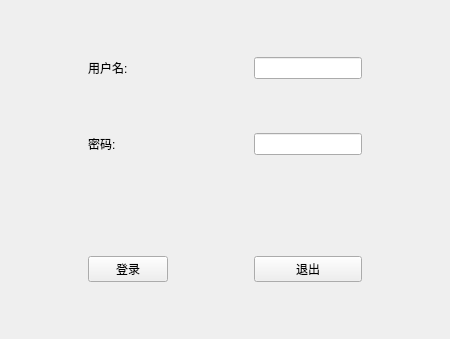
<?xml version="1.0" encoding="UTF-8"?>
<ui version="4.0">
 <class>MainWindow</class>
 <widget class="QMainWindow" name="MainWindow">
  <property name="geometry">
   <rect>
    <x>0</x>
    <y>0</y>
    <width>450</width>
    <height>339</height>
   </rect>
  </property>
  <property name="windowTitle">
   <string>MainWindow</string>
  </property>
  <widget class="QWidget" name="centralwidget">
   <layout class="QVBoxLayout" name="verticalLayout">
    <item>
     <layout class="QGridLayout" name="gridLayout">
      <item row="3" column="3">
       <widget class="QLineEdit" name="lineEdit"/>
      </item>
      <item row="4" column="1">
       <spacer name="verticalSpacer_7">
        <property name="orientation">
         <enum>Qt::Vertical</enum>
        </property>
        <property name="sizeHint" stdset="0">
         <size>
          <width>20</width>
          <height>40</height>
         </size>
        </property>
       </spacer>
      </item>
      <item row="1" column="1">
       <spacer name="verticalSpacer_2">
        <property name="orientation">
         <enum>Qt::Vertical</enum>
        </property>
        <property name="sizeHint" stdset="0">
         <size>
          <width>20</width>
          <height>40</height>
         </size>
        </property>
       </spacer>
      </item>
      <item row="8" column="3">
       <widget class="QPushButton" name="pushButton">
        <property name="text">
         <string>退出</string>
        </property>
       </widget>
      </item>
      <item row="9" column="1">
       <spacer name="verticalSpacer">
        <property name="orientation">
         <enum>Qt::Vertical</enum>
        </property>
        <property name="sizeHint" stdset="0">
         <size>
          <width>20</width>
          <height>40</height>
         </size>
        </property>
       </spacer>
      </item>
      <item row="8" column="1">
       <widget class="QPushButton" name="pushButton_2">
        <property name="text">
         <string>登录</string>
        </property>
       </widget>
      </item>
      <item row="4" column="3">
       <spacer name="verticalSpacer_8">
        <property name="orientation">
         <enum>Qt::Vertical</enum>
        </property>
        <property name="sizeHint" stdset="0">
         <size>
          <width>20</width>
          <height>40</height>
         </size>
        </property>
       </spacer>
      </item>
      <item row="1" column="3">
       <spacer name="verticalSpacer_3">
        <property name="orientation">
         <enum>Qt::Vertical</enum>
        </property>
        <property name="sizeHint" stdset="0">
         <size>
          <width>20</width>
          <height>40</height>
         </size>
        </property>
       </spacer>
      </item>
      <item row="5" column="1">
       <widget class="QLabel" name="label_2">
        <property name="text">
         <string>密码:</string>
        </property>
       </widget>
      </item>
      <item row="8" column="0">
       <spacer name="horizontalSpacer_2">
        <property name="orientation">
         <enum>Qt::Horizontal</enum>
        </property>
        <property name="sizeHint" stdset="0">
         <size>
          <width>40</width>
          <height>20</height>
         </size>
        </property>
       </spacer>
      </item>
      <item row="7" column="1">
       <spacer name="verticalSpacer_9">
        <property name="orientation">
         <enum>Qt::Vertical</enum>
        </property>
        <property name="sizeHint" stdset="0">
         <size>
          <width>20</width>
          <height>40</height>
         </size>
        </property>
       </spacer>
      </item>
      <item row="7" column="3">
       <spacer name="verticalSpacer_10">
        <property name="orientation">
         <enum>Qt::Vertical</enum>
        </property>
        <property name="sizeHint" stdset="0">
         <size>
          <width>20</width>
          <height>40</height>
         </size>
        </property>
       </spacer>
      </item>
      <item row="5" column="3">
       <widget class="QLineEdit" name="lineEdit_2"/>
      </item>
      <item row="6" column="1">
       <spacer name="verticalSpacer_5">
        <property name="orientation">
         <enum>Qt::Vertical</enum>
        </property>
        <property name="sizeHint" stdset="0">
         <size>
          <width>20</width>
          <height>40</height>
         </size>
        </property>
       </spacer>
      </item>
      <item row="3" column="1">
       <widget class="QLabel" name="label">
        <property name="text">
         <string>用户名:</string>
        </property>
       </widget>
      </item>
      <item row="8" column="4">
       <spacer name="horizontalSpacer">
        <property name="orientation">
         <enum>Qt::Horizontal</enum>
        </property>
        <property name="sizeHint" stdset="0">
         <size>
          <width>40</width>
          <height>20</height>
         </size>
        </property>
       </spacer>
      </item>
      <item row="8" column="2">
       <spacer name="horizontalSpacer_3">
        <property name="orientation">
         <enum>Qt::Horizontal</enum>
        </property>
        <property name="sizeHint" stdset="0">
         <size>
          <width>70</width>
          <height>20</height>
         </size>
        </property>
       </spacer>
      </item>
      <item row="6" column="3">
       <spacer name="verticalSpacer_6">
        <property name="orientation">
         <enum>Qt::Vertical</enum>
        </property>
        <property name="sizeHint" stdset="0">
         <size>
          <width>20</width>
          <height>40</height>
         </size>
        </property>
       </spacer>
      </item>
      <item row="9" column="3">
       <spacer name="verticalSpacer_4">
        <property name="orientation">
         <enum>Qt::Vertical</enum>
        </property>
        <property name="sizeHint" stdset="0">
         <size>
          <width>20</width>
          <height>40</height>
         </size>
        </property>
       </spacer>
      </item>
     </layout>
    </item>
   </layout>
  </widget>
 </widget>
 <resources/>
 <connections/>
</ui>
